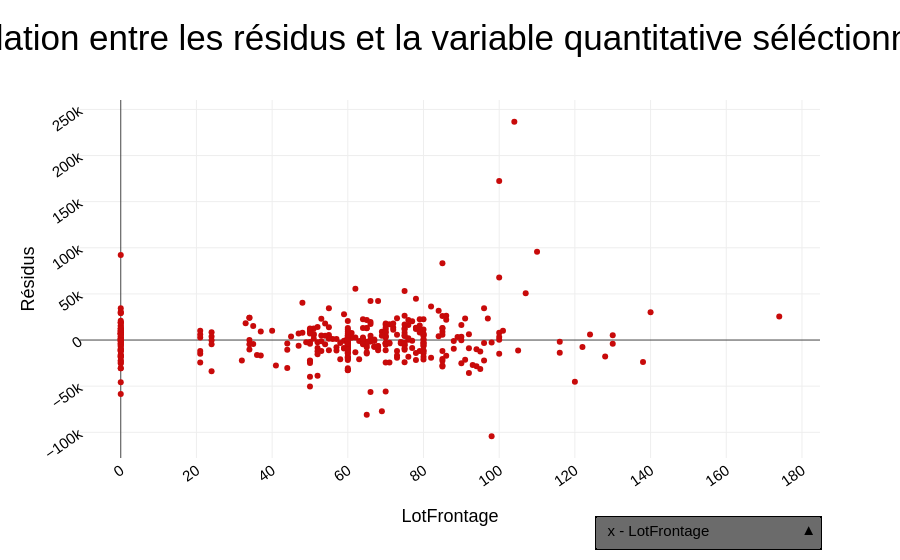

Write notebook code for a chart like this one.
### Markdown cell above
### Résidus en fonction des variables quantitatives

### Code cell
numerical_cols = [
    col
    for col in df_test.columns
    if pd.api.types.is_any_real_numeric_dtype(df_test[col])
]

scat(
    df_test,
    "LotFrontage",
    "residus",
    numerical_cols,
)

### Figure 1 — Plotly figure (JSON) as saved in the notebook; plotly's stock layout.template omitted (floating-point values rounded to 4 significant figures; data arrays with more than 128 entries replaced by an {"elided": "..."} marker saying what was removed)
{"data": [{"marker": {"color": "rgb(200, 10, 10)"}, "mode": "markers", "type": "scatter", "x": {"elided": "365 int values"}, "y": {"elided": "365 float values"}}], "layout": {"title": {"text": "Relation entre les résidus et la variable quantitative séléctionnée"}, "updatemenus": [{"bgcolor": "#6B6B6B", "bordercolor": "#000000", "borderwidth": 1.5, "buttons": [{"args": [{"x": {"elided": "1x365 int values"}}, {"xaxis": {"title": "LotFrontage"}}], "label": "x - LotFrontage", "method": "update"}, {"args": [{"x": {"elided": "1x365 int values"}}, {"xaxis": {"title": "LotArea"}}], "label": "x - LotArea", "method": "update"}, {"args": [{"x": {"elided": "1x365 int values"}}, {"xaxis": {"title": "MasVnrArea"}}], "label": "x - MasVnrArea", "method": "update"}, {"args": [{"x": {"elided": "1x365 int values"}}, {"xaxis": {"title": "BsmtFinSF1"}}], "label": "x - BsmtFinSF1", "method": "update"}, {"args": [{"x": {"elided": "1x365 int values"}}, {"xaxis": {"title": "BsmtFinSF2"}}], "label": "x - BsmtFinSF2", "method": "update"}, {"args": [{"x": {"elided": "1x365 int values"}}, {"xaxis": {"title": "BsmtUnfSF"}}], "label": "x - BsmtUnfSF", "method": "update"}, {"args": [{"x": {"elided": "1x365 int values"}}, {"xaxis": {"title": "TotalBsmtSF"}}], "label": "x - TotalBsmtSF", "method": "update"}, {"args": [{"x": {"elided": "1x365 int values"}}, {"xaxis": {"title": "1stFlrSF"}}], "label": "x - 1stFlrSF", "method": "update"}, {"args": [{"x": {"elided": "1x365 int values"}}, {"xaxis": {"title": "2ndFlrSF"}}], "label": "x - 2ndFlrSF", "method": "update"}, {"args": [{"x": {"elided": "1x365 int values"}}, {"xaxis": {"title": "LowQualFinSF"}}], "label": "x - LowQualFinSF", "method": "update"}, {"args": [{"x": {"elided": "1x365 int values"}}, {"xaxis": {"title": "GrLivArea"}}], "label": "x - GrLivArea", "method": "update"}, {"args": [{"x": {"elided": "1x365 int values"}}, {"xaxis": {"title": "BsmtFullBath"}}], "label": "x - BsmtFullBath", "method": "update"}, {"args": [{"x": {"elided": "1x365 int values"}}, {"xaxis": {"title": "BsmtHalfBath"}}], "label": "x - BsmtHalfBath", "method": "update"}, {"args": [{"x": {"elided": "1x365 int values"}}, {"xaxis": {"title": "FullBath"}}], "label": "x - FullBath", "method": "update"}, {"args": [{"x": {"elided": "1x365 int values"}}, {"xaxis": {"title": "HalfBath"}}], "label": "x - HalfBath", "method": "update"}, {"args": [{"x": {"elided": "1x365 int values"}}, {"xaxis": {"title": "BedroomAbvGr"}}], "label": "x - BedroomAbvGr", "method": "update"}, {"args": [{"x": {"elided": "1x365 int values"}}, {"xaxis": {"title": "KitchenAbvGr"}}], "label": "x - KitchenAbvGr", "method": "update"}, {"args": [{"x": {"elided": "1x365 int values"}}, {"xaxis": {"title": "TotRmsAbvGrd"}}], "label": "x - TotRmsAbvGrd", "method": "update"}, {"args": [{"x": {"elided": "1x365 int values"}}, {"xaxis": {"title": "Fireplaces"}}], "label": "x - Fireplaces", "method": "update"}, {"args": [{"x": {"elided": "1x365 int values"}}, {"xaxis": {"title": "GarageCars"}}], "label": "x - GarageCars", "method": "update"}, {"args": [{"x": {"elided": "1x365 int values"}}, {"xaxis": {"title": "GarageArea"}}], "label": "x - GarageArea", "method": "update"}, {"args": [{"x": {"elided": "1x365 int values"}}, {"xaxis": {"title": "WoodDeckSF"}}], "label": "x - WoodDeckSF", "method": "update"}, {"args": [{"x": {"elided": "1x365 int values"}}, {"xaxis": {"title": "OpenPorchSF"}}], "label": "x - OpenPorchSF", "method": "update"}, {"args": [{"x": {"elided": "1x365 int values"}}, {"xaxis": {"title": "EnclosedPorch"}}], "label": "x - EnclosedPorch", "method": "update"}, {"args": [{"x": {"elided": "1x365 int values"}}, {"xaxis": {"title": "3SsnPorch"}}], "label": "x - 3SsnPorch", "method": "update"}, {"args": [{"x": {"elided": "1x365 int values"}}, {"xaxis": {"title": "ScreenPorch"}}], "label": "x - ScreenPorch", "method": "update"}, {"args": [{"x": {"elided": "1x365 int values"}}, {"xaxis": {"title": "PoolArea"}}], "label": "x - PoolArea", "method": "update"}, {"args": [{"x": {"elided": "1x365 int values"}}, {"xaxis": {"title": "MiscVal"}}], "label": "x - MiscVal", "method": "update"}, {"args": [{"x": {"elided": "1x365 int values"}}, {"xaxis": {"title": "SalePrice"}}], "label": "x - SalePrice", "method": "update"}, {"args": [{"x": {"elided": "1x365 int values"}}, {"xaxis": {"title": "HouseAgeAtSale"}}], "label": "x - HouseAgeAtSale", "method": "update"}, {"args": [{"x": {"elided": "1x365 int values"}}, {"xaxis": {"title": "DiffYearsRemodAddBuilt"}}], "label": "x - DiffYearsRemodAddBuilt", "method": "update"}, {"args": [{"x": {"elided": "1x365 int values"}}, {"xaxis": {"title": "DiffYearsGarageBuilt"}}], "label": "x - DiffYearsGarageBuilt", "method": "update"}, {"args": [{"x": {"elided": "1x365 float values"}}, {"xaxis": {"title": "SinMoSold"}}], "label": "x - SinMoSold", "method": "update"}, {"args": [{"x": {"elided": "1x365 float values"}}, {"xaxis": {"title": "CosMoSold"}}], "label": "x - CosMoSold", "method": "update"}, {"args": [{"x": {"elided": "1x365 float values"}}, {"xaxis": {"title": "SalePrice_pred"}}], "label": "x - SalePrice_pred", "method": "update"}, {"args": [{"x": {"elided": "1x365 float values"}}, {"xaxis": {"title": "residus"}}], "label": "x - residus", "method": "update"}], "direction": "up", "showactive": true, "x": 1, "xanchor": "right", "y": -0.25, "yanchor": "bottom"}], "xaxis": {"title": {"text": "LotFrontage"}}, "yaxis": {"title": {"text": "Résidus"}}}}
